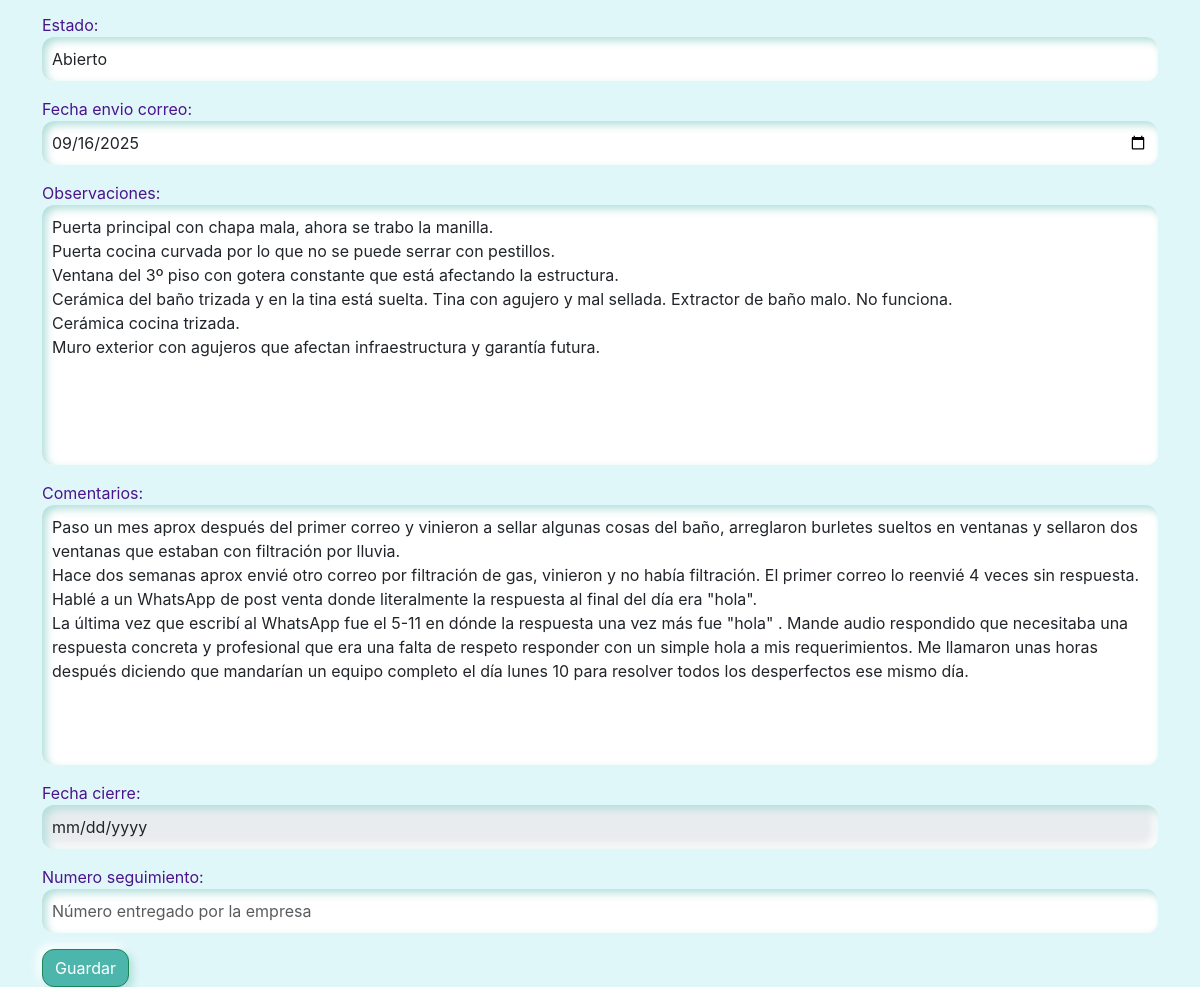
The page /editar/8/ (signed in, lower part) on the database as committed earlier.
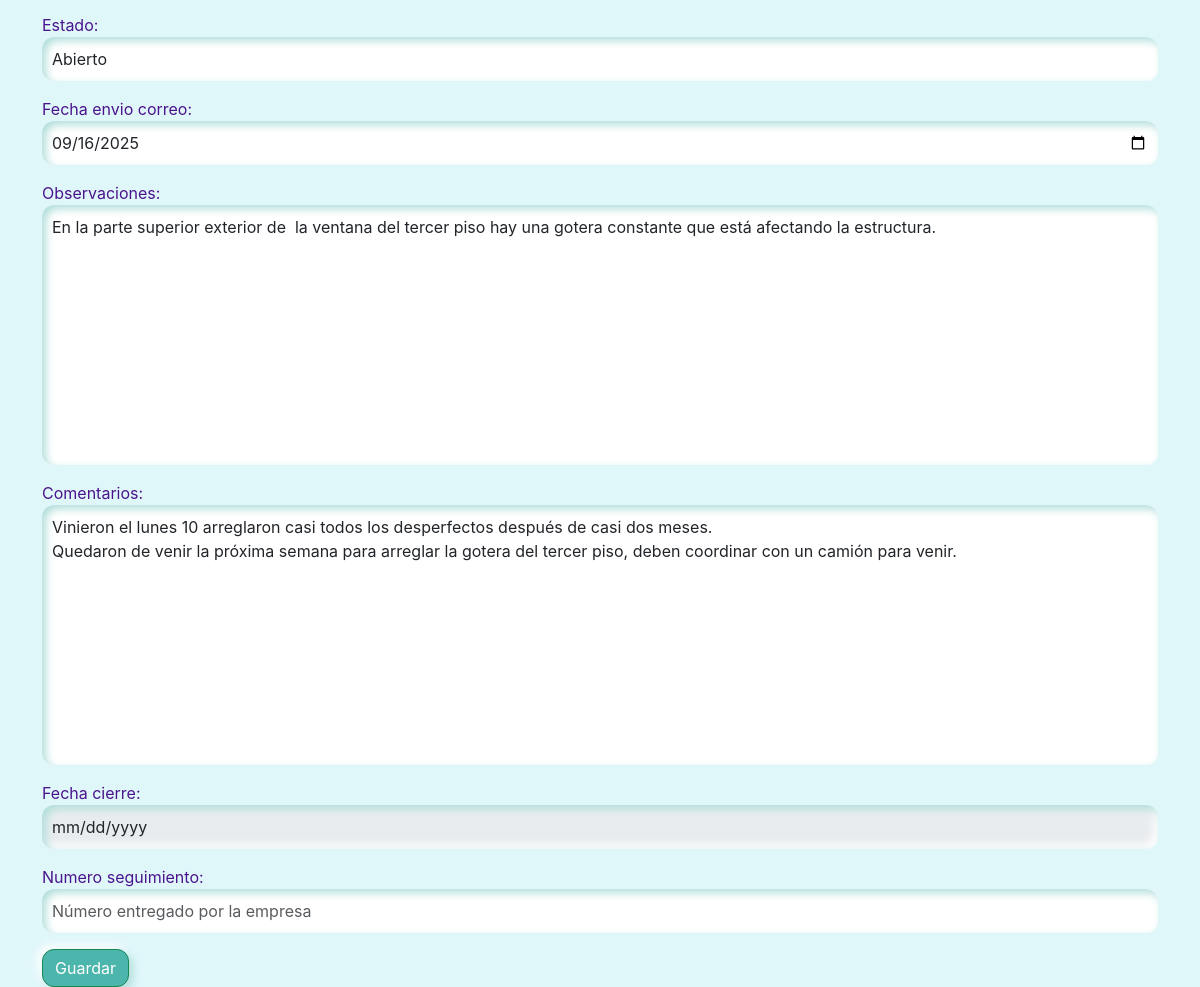
The same page on the database as committed later.
### postventa/models.py (models this page shows, shortened)
class PostVenta(models.Model):
    TIPO_POSTVENTA_CHOICES = [
        ('calefont', 'Calefont'),
        ('filtracion', 'Filtración de agua'),
        ('iluminaria', 'Iluminaria / Electricidad'),
        ('grietas', 'Grietas en muros o techos'),
        ('pintura', 'Pintura / Terminaciones'),
        ('puertas', 'Puertas o ventanas'),
        ('carpinteria', 'Carpintería / Muebles'),
        ('vidrios', 'Vidrios / Aluminio'),
        ('banio_cocina', 'Baños y cocina'),
    ]
    ESTADO_CHOICES = [
        ('abierto', 'Abierto'),
        ('en_curso', 'En curso'),
        ('falta_material', 'Falta material'),
        ('cerrado', 'Cerrado'),
    ]
    usuario = models.ForeignKey(User, on_delete=models.CASCADE)
    nombre_remitente = models.CharField(max_length=255)
    direccion_vivienda = models.CharField(max_length=255)
    numero_contacto = models.CharField(max_length=15)
    tipo_postventa = models.ManyToManyField('TipoPostVenta')
    estado = models.CharField(max_length=20, choices=ESTADO_CHOICES, default='abierto')
    fecha_envio_correo = models.DateField(default=timezone.now)
    numero_seguimiento = models.CharField(max_length=50, blank=True, null=True)
    observaciones = models.TextField(blank=True, null=True)
    comentarios = models.TextField(blank=True, null=True)
    fecha_cierre = models.DateField(blank=True, null=True)

### postventa/views.py (the view, shortened to what this page needs)
# urls.py: path('editar/<int:pk>/', PostVentaUpdateView.as_view(), name='update'),
@method_decorator(login_required, name='dispatch')
class PostVentaUpdateView(SuccessMessageMixin, UpdateView):
    model = PostVenta
    form_class = PostVentaForm
    template_name = 'postventa/postventa_form.html'
    success_url = reverse_lazy('postventa:list')
    success_message = 'Solicitud de postventa actualizada exitosamente.'
    def get_object(self, queryset=None):
        obj = super().get_object(queryset)
        user = self.request.user
        if user.is_superuser or user.is_staff:
            return obj

### postventa/models.py (called while the page is built)
    def __str__(self):
        return self.nombre

### postventa/templates/postventa/postventa_form.html (shortened to what this page needs)
{% extends 'base.html' %}
{% block content %}
<form method="post">
    {{ form.as_p }}
    <button type="submit" class="btn btn-success">Guardar</button>
</form>
{% endblock %}

Rows that differ between the two databases and show on the page:
changed PostVenta "Abierto": observaciones "Puerta principal con chapa mala, ahora se trabo la manilla. Puerta cocina curvada por lo que no se puede serrar con pestillos. Ventana del 3º piso con gotera constante que está afectando la estructura. Cerámica del baño trizada y en la tina está suelta. Tina con agujero y mal sellada. Extractor de baño malo. No funciona. Cerámica cocina trizada. Muro exterior con agujeros que afectan infraestructura y garantía futura." → "En la parte superior exterior de la ventana del tercer piso hay una gotera constante que está afectando la estructura."; comentarios "Paso un mes aprox después del primer correo y vinieron a sellar algunas cosas del baño, arreglaron burletes sueltos en ventanas y sellaron dos ventanas que estaban con filtración por lluvia. Hace dos semanas aprox envié otro correo por filtración de gas, vinieron y no había filtración. El primer correo lo reenvié 4 veces sin respuesta. Hablé a un WhatsApp de post venta donde literalmente la respuesta al final del día era \"hola\". La última vez que escribí al WhatsApp fue el 5-11 en dónde la respuesta una vez más fue \"hola\" . Mande audio respondido que necesitaba una respuesta concreta y profesional que era una falta de respeto responder con un simple hola a mis requerimientos. Me llamaron…" → "Vinieron el lunes 10 arreglaron casi todos los desperfectos después de casi dos meses. Quedaron de venir la próxima semana para arreglar la gotera del tercer piso, deben coordinar con un camión para venir."
